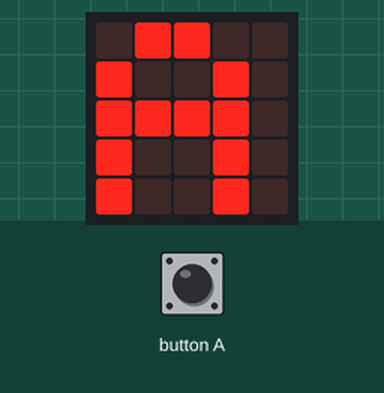
Recording of a program running on a simulated BBC micro:bit (MakeCode). On the bench: the board's 5×5 LED display. Inputs (shaded band) come from the test bench. Random numbers come from a fixed seed.

Above: at 1.2 s.
1.3 s: button A pressed for 0.15 s
At 2.1 s:
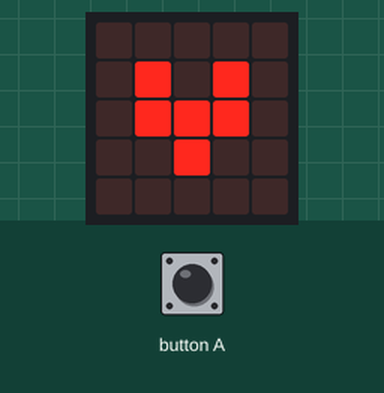
At 2.6 s:
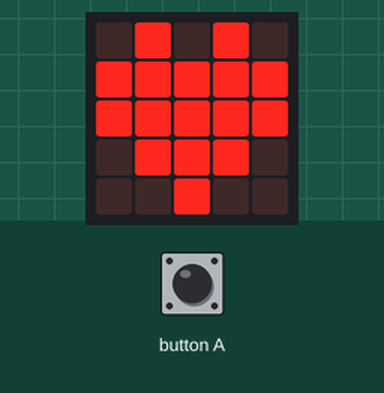
Timing chart, 0 to 4.3 s (numbered marks = the images above; inputs shaded):
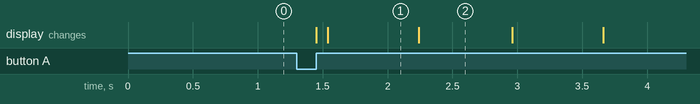

The program:

main.ts
```typescript
let ended = 0
let activateTimer = 0
let Timer = 0
input.onButtonPressed(Button.A, function () {
    if (ended != 1 && ended != 2) {
        basic.clearScreen()
        activateTimer = randint(5, 10)
        ended = 1
    }
})
basic.forever(function () {
    if (ended == 1) {
        if (Timer <= activateTimer) {
            Timer = Timer + 1
            basic.showIcon(IconNames.SmallHeart)
            basic.pause(100)
            basic.showIcon(IconNames.Heart)
            basic.pause(100)
        } else {
            basic.clearScreen()
            ended = 2
        }
    } else if (ended == 2) {
        basic.showLeds(`
            . . . . .
            . . . . .
            . . # . .
            . . . . .
            . . . . .
            `)
        basic.pause(100)
        basic.showIcon(IconNames.SmallDiamond)
        basic.pause(100)
        basic.showIcon(IconNames.Diamond)
        basic.pause(100)
        basic.showIcon(IconNames.Ghost)
        basic.pause(100)
        basic.showIcon(IconNames.Skull)
        basic.clearScreen()
        basic.pause(500)
        ended = 0
    } else {
        basic.showString("A")
    }
})
```

test.ts
```typescript
// tests gaan hier; deze zal niet worden gecompileerd wanneer dit pakket wordt gebruikt als extensie.
```

Measured:
- after the input at 1.3 s, the display: first changes after 0.15 s (image 1 shows a later state)
- what the display in image 1 shows lasts 0.7 s, from 1.5 s to 2.2 s
